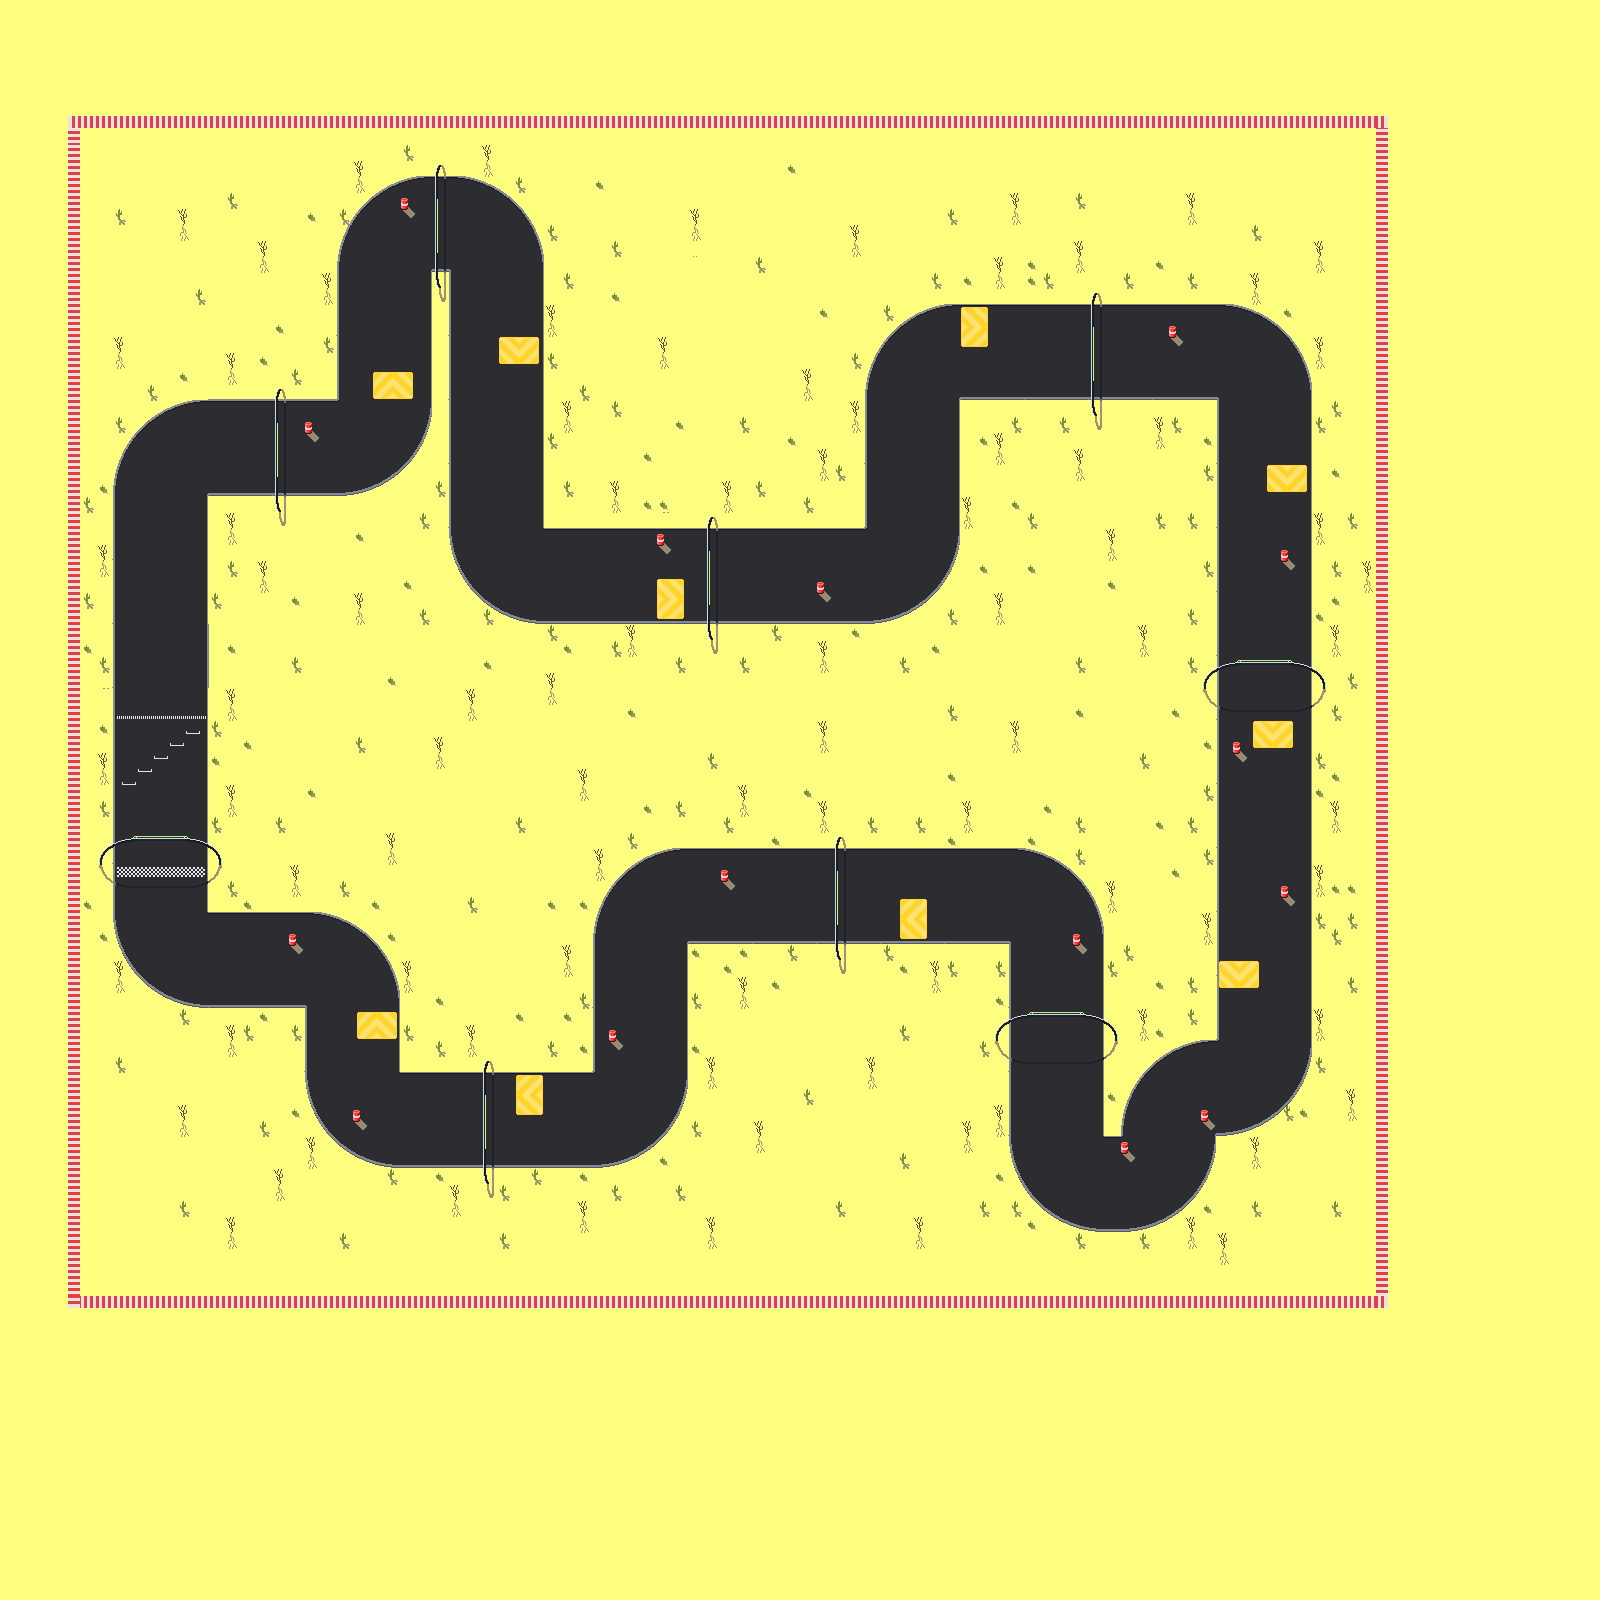

A level layout from a 2D game, rendered from its tile map. Below: a short description, then the map file with tile-grid data replaced by summaries:
An orthogonal 100x100 tile map with 16x16 px tiles, 15 tile layers (Track, Checkpoints, checkpoint_1, checkpoint_2, ...) and 44 objects.

<map version="1.10" tiledversion="1.11.2" orientation="orthogonal" renderorder="right-down" width="100" height="100" tilewidth="16" tileheight="16" infinite="0" backgroundcolor="#ffff7f" nextlayerid="25" nextobjectid="85">
 <tileset firstgid="1" source="track.tsx" />
 <layer id="1" name="Track" width="100" height="100">
  <data>[10000 cells, 1926 non-empty, 297 distinct tile ids]</data>
 </layer>
 <objectgroup id="4" name="Cars">
  <object id="10" gid="2307" x="134.091" y="788.455" width="16" height="16">
   <properties>
    <property name="texture" value="red" />
   </properties>
  </object>
  <object id="11" gid="2308" x="166.091" y="762.545" width="16" height="16">
   <properties>
    <property name="texture" value="blue" />
   </properties>
  </object>
 </objectgroup>
 <objectgroup id="6" name="CheckpointsZone">
  <object id="18" x="112" y="864" width="96" height="16">
   <properties>
    <property name="activated" type="bool" value="false" />
    <property name="id" type="int" value="9" />
    <property name="type" value="checkpoint" />
   </properties>
  </object>
  <object id="20" x="272" y="400" width="16" height="96">
   <properties>
    <property name="activated" type="bool" value="false" />
    <property name="id" type="int" value="1" />
    <property name="type" value="checkpoint" />
   </properties>
  </object>
  <object id="22" x="432" y="176" width="16" height="96">
   <properties>
    <property name="activated" type="bool" value="false" />
    <property name="id" type="int" value="2" />
    <property name="type" value="checkpoint" />
   </properties>
  </object>
  <object id="23" x="704" y="528" width="16" height="96">
   <properties>
    <property name="activated" type="bool" value="false" />
    <property name="id" type="int" value="3" />
    <property name="type" value="checkpoint" />
   </properties>
  </object>
  <object id="24" x="1088" y="304" width="16" height="96">
   <properties>
    <property name="activated" type="bool" value="false" />
    <property name="id" type="int" value="4" />
    <property name="type" value="checkpoint" />
   </properties>
  </object>
  <object id="25" x="1216" y="688" width="96" height="16">
   <properties>
    <property name="activated" type="bool" value="false" />
    <property name="id" type="int" value="5" />
    <property name="type" value="checkpoint" />
   </properties>
  </object>
  <object id="27" x="1008" y="1024" width="96" height="16">
   <properties>
    <property name="activated" type="bool" value="false" />
    <property name="id" type="int" value="6" />
    <property name="type" value="checkpoint" />
   </properties>
  </object>
  <object id="28" x="832" y="848" width="16" height="96">
   <properties>
    <property name="activated" type="bool" value="false" />
    <property name="id" type="int" value="7" />
    <property name="type" value="checkpoint" />
   </properties>
  </object>
  <object id="29" x="480" y="1072" width="16" height="96">
   <properties>
    <property name="activated" type="bool" value="false" />
    <property name="id" type="int" value="8" />
    <property name="type" value="checkpoint" />
   </properties>
  </object>
 </objectgroup>
 <layer id="3" name="Checkpoints" width="100" height="100">
  <data>[10000 cells, 169 non-empty, 42 distinct tile ids]</data>
 </layer>
 <layer id="7" name="checkpoint_1" width="100" height="100">
  <data>[10000 cells, 14 non-empty, 10 distinct tile ids]</data>
 </layer>
 <layer id="8" name="checkpoint_2" width="100" height="100">
  <data>[10000 cells, 9 non-empty, 9 distinct tile ids]</data>
 </layer>
 <layer id="9" name="checkpoint_3" width="100" height="100">
  <data>[10000 cells, 9 non-empty, 9 distinct tile ids]</data>
 </layer>
 <layer id="10" name="checkpoint_4" width="100" height="100">
  <data>[10000 cells, 9 non-empty, 9 distinct tile ids]</data>
 </layer>
 <layer id="11" name="checkpoint_5" width="100" height="100">
  <data>[10000 cells, 32 non-empty, 32 distinct tile ids]</data>
 </layer>
 <layer id="12" name="checkpoint_6" width="100" height="100">
  <data>[10000 cells, 32 non-empty, 32 distinct tile ids]</data>
 </layer>
 <layer id="13" name="checkpoint_7" width="100" height="100">
  <data>[10000 cells, 9 non-empty, 9 distinct tile ids]</data>
 </layer>
 <layer id="14" name="checkpoint_8" width="100" height="100">
  <data>[10000 cells, 9 non-empty, 9 distinct tile ids]</data>
 </layer>
 <layer id="15" name="checkpoint_9" width="100" height="100">
  <data>[10000 cells, 32 non-empty, 32 distinct tile ids]</data>
 </layer>
 <layer id="19" name="Oil" width="100" height="100">
  <data>[10000 cells, 30 non-empty, 2 distinct tile ids]</data>
 </layer>
 <layer id="20" name="plants" width="100" height="100">
  <data>[10000 cells, 613 non-empty, 6 distinct tile ids]</data>
 </layer>
 <objectgroup id="21" name="softObstacles">
  <object id="43" x="304" y="416" width="16" height="16">
   <properties>
    <property name="type" value="oil" />
   </properties>
  </object>
  <object id="44" x="400" y="192" width="16" height="16">
   <properties>
    <property name="type" value="oil" />
   </properties>
  </object>
  <object id="45" x="656" y="528" width="16" height="16">
   <properties>
    <property name="type" value="oil" />
   </properties>
  </object>
  <object id="46" x="816" y="576" width="16" height="16">
   <properties>
    <property name="type" value="oil" />
   </properties>
  </object>
  <object id="47" x="1168" y="320" width="16" height="16">
   <properties>
    <property name="type" value="oil" />
   </properties>
  </object>
  <object id="48" x="1280" y="544" width="16" height="16">
   <properties>
    <property name="type" value="oil" />
   </properties>
  </object>
  <object id="49" x="1232" y="736" width="16" height="16">
   <properties>
    <property name="type" value="oil" />
   </properties>
  </object>
  <object id="50" x="1280" y="880" width="16" height="16">
   <properties>
    <property name="type" value="oil" />
   </properties>
  </object>
  <object id="51" x="1200" y="1104" width="16" height="16">
   <properties>
    <property name="type" value="oil" />
   </properties>
  </object>
  <object id="52" x="1120" y="1136" width="16" height="16">
   <properties>
    <property name="type" value="oil" />
   </properties>
  </object>
  <object id="53" x="1072" y="928" width="16" height="16">
   <properties>
    <property name="type" value="oil" />
   </properties>
  </object>
  <object id="54" x="720" y="864" width="16" height="16">
   <properties>
    <property name="type" value="oil" />
   </properties>
  </object>
  <object id="55" x="608" y="1024" width="16" height="16">
   <properties>
    <property name="type" value="oil" />
   </properties>
  </object>
  <object id="56" x="352" y="1104" width="16" height="16">
   <properties>
    <property name="type" value="oil" />
   </properties>
  </object>
  <object id="59" x="288" y="928" width="16" height="16">
   <properties>
    <property name="type" value="oil" />
   </properties>
  </object>
  <object id="64" x="499" y="337" width="40" height="27">
   <properties>
    <property name="type" value="booster" />
   </properties>
  </object>
  <object id="66" x="373" y="372" width="40" height="27">
   <properties>
    <property name="type" value="booster" />
   </properties>
  </object>
  <object id="71" x="657" y="581" width="27" height="40">
   <properties>
    <property name="type" value="booster" />
   </properties>
  </object>
  </objectgroup>
 <layer id="16" name="boosters" width="100" height="100">
  <data>[10000 cells, 82 non-empty, 7 distinct tile ids]</data>
 </layer>
 <objectgroup id="18" name="MapBorder">
  <!-- 8 objects omitted --></objectgroup>
 <layer id="24" name="border" width="100" height="100">
  <data>[10000 cells, 312 non-empty, 10 distinct tile ids]</data>
 </layer>
</map>
<!-- 15 of 44 objects omitted -->
